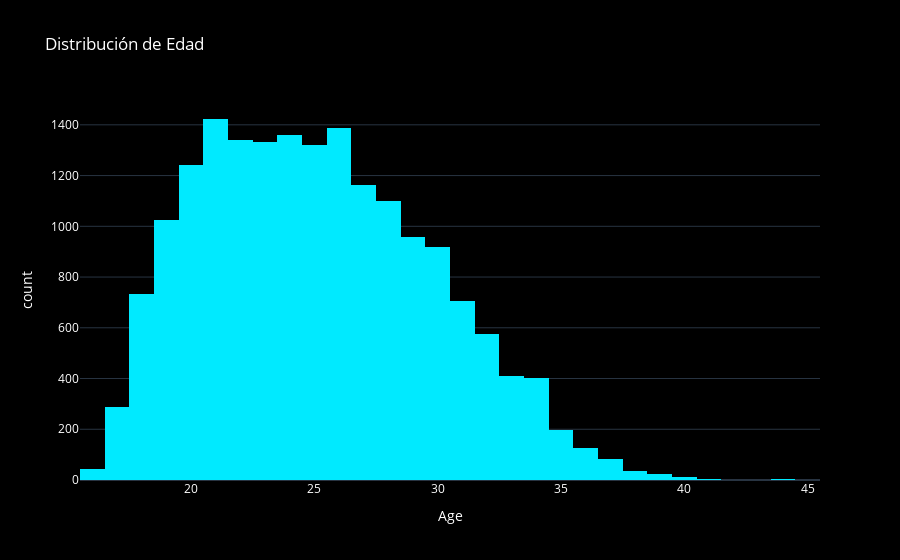

Write notebook code for a chart like this one.
### Markdown cell above
### 1. Distribución de edades

### Code cell
import plotly.express as px

fig = px.histogram(
    df, 
    x="Age", 
    nbins=30,
    title="Distribución de Edad",
    template="plotly_dark",
    color_discrete_sequence=["#00eaff"]  # azul neón frío
)

fig.update_layout(
    font=dict(color="white"),
    plot_bgcolor="black",
    paper_bgcolor="black"
)

fig.show()

### Figure 1 — Plotly figure (JSON) as saved in the notebook; plotly's stock layout.template omitted (floating-point values rounded to 4 significant figures; data arrays with more than 128 entries replaced by an {"elided": "..."} marker saying what was removed)
{"data": [{"bingroup": "x", "hovertemplate": "Age=%{x}<br>count=%{y}<extra></extra>", "legendgroup": "", "marker": {"color": "#00eaff", "pattern": {"shape": ""}}, "name": "", "nbinsx": 30, "orientation": "v", "showlegend": false, "type": "histogram", "x": {"elided": "18207 int values"}, "xaxis": "x", "yaxis": "y"}], "layout": {"barmode": "relative", "font": {"color": "white"}, "legend": {"tracegroupgap": 0}, "paper_bgcolor": "black", "plot_bgcolor": "black", "title": {"text": "Distribución de Edad"}, "xaxis": {"anchor": "y", "domain": [0, 1], "title": {"text": "Age"}}, "yaxis": {"anchor": "x", "domain": [0, 1], "title": {"text": "count"}}}}
